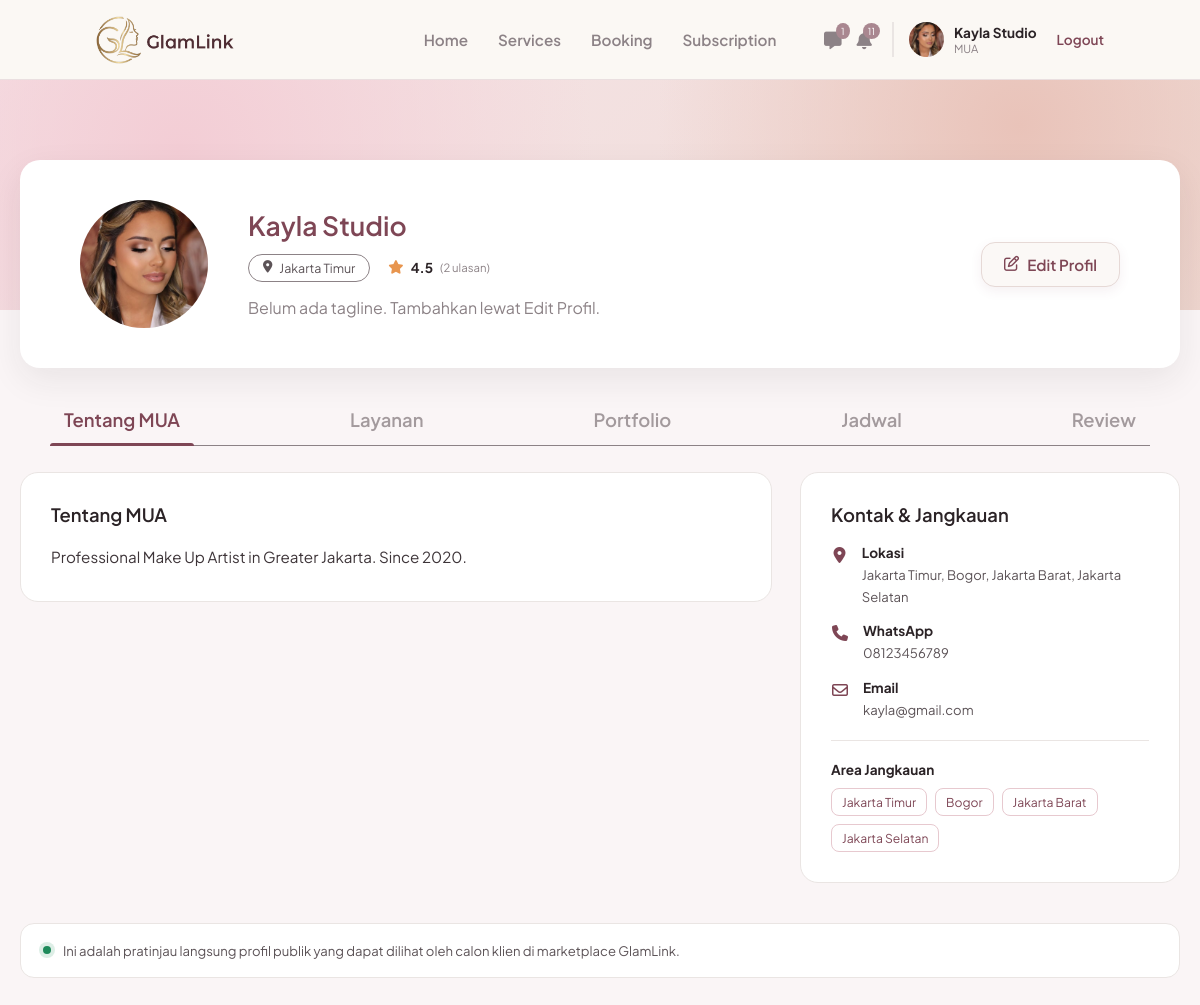
/mua/profil.php (signed in), run on an earlier commit of the app's database.
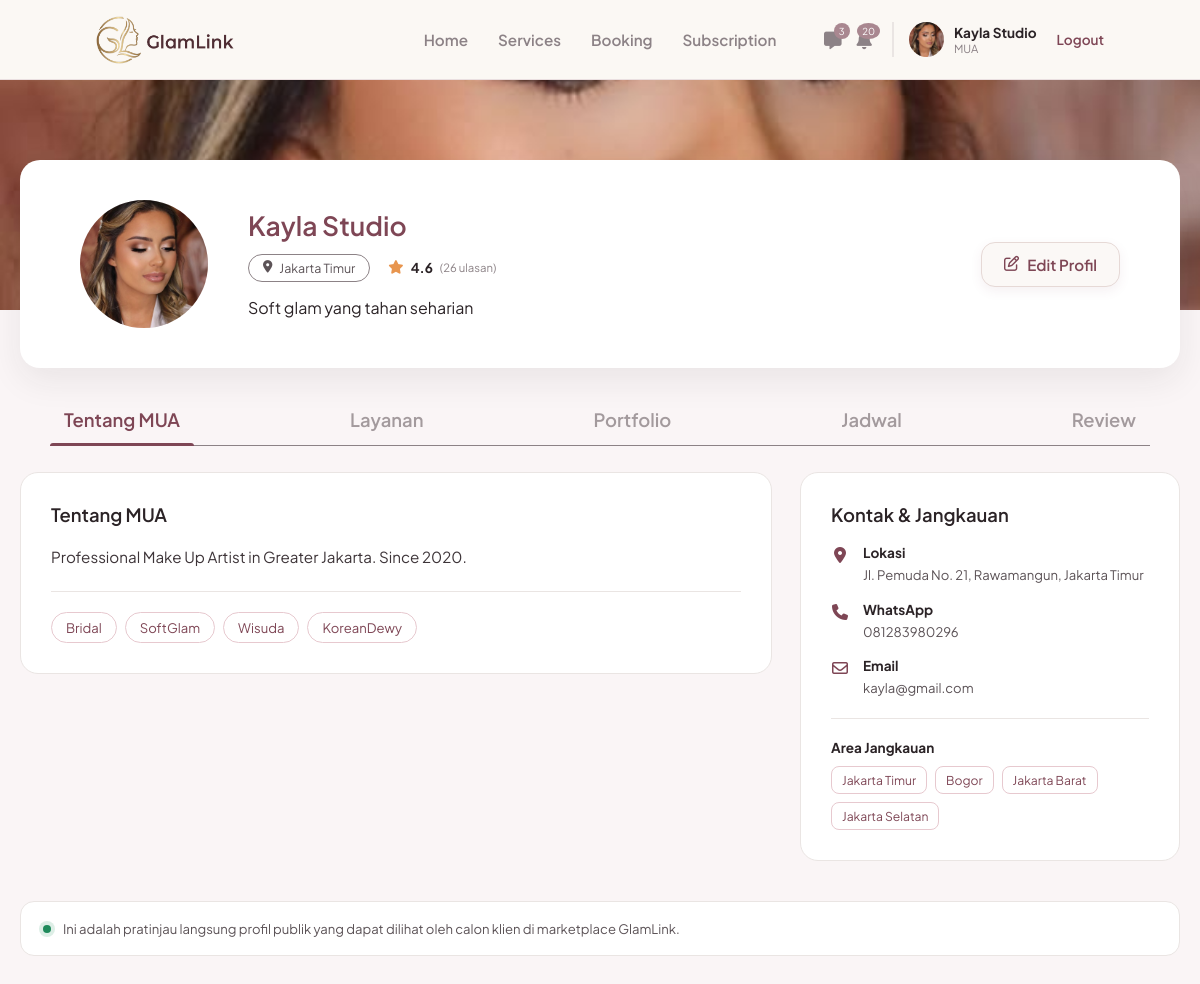
And on a later commit of the database.
### tables this page shows
CREATE TABLE `mua_profil` (
  `id_mua` int(11) NOT NULL,
  `tagline` varchar(150) DEFAULT NULL COMMENT 'Kalimat singkat di bawah nama brand',
  `alamat` varchar(255) DEFAULT NULL COMMENT 'Alamat studio/domisili lengkap',
  `spesialisasi` varchar(255) DEFAULT NULL COMMENT 'Dipisah koma, contoh: Pernikahan,Glam,Natural',
  `foto_sampul` varchar(255) DEFAULT NULL COMMENT 'Nama file foto cover di assets/img',
  `updated_at` timestamp NOT NULL DEFAULT current_timestamp() ON UPDATE current_timestamp()
);

CREATE TABLE `users` (
  `id_user` int(11) NOT NULL,
  `nama` varchar(100) NOT NULL,
  `email` varchar(100) NOT NULL,
  `nomor_telepon` varchar(20) DEFAULT NULL,
  `nama_brand` varchar(150) DEFAULT NULL,
  `bio` text DEFAULT NULL,
  `lokasi` varchar(150) DEFAULT NULL,
  `foto_profil` varchar(255) DEFAULT NULL,
  `password` varchar(255) NOT NULL,
  `role` enum('mua','pelanggan','admin') NOT NULL,
  `dibuat_pada` timestamp NOT NULL DEFAULT current_timestamp(),
  `status_verifikasi` enum('pending','approved','rejected') NOT NULL DEFAULT 'approved',
  `alasan_tolak` varchar(255) DEFAULT NULL
);

### includes/chat.php (called while the page is built, shortened)
<?php
function chat_belum_dibaca(mysqli $k, int $saya): int {
    try {
        $st = $k->prepare("SELECT COUNT(*) AS n FROM chats WHERE id_penerima = ? AND dibaca_pada IS NULL");
        $st->bind_param('i', $saya);
        $st->execute();
        return (int)$st->get_result()->fetch_assoc()['n'];
    } catch (Throwable $e) {
        return 0;
    }
}

### includes/mua_notifikasi.php (called while the page is built, shortened)
<?php
function mua_notif_tgl(string $tgl): string {
    $t = strtotime($tgl);
    return date('j', $t) . ' ' . MUA_NOTIF_BULAN[(int)date('n', $t)] . ' ' . date('Y', $t);
}
function mua_notif_rp($n): string {
    return 'Rp ' . number_format((float)$n, 0, ',', '.');
}
function mua_notif_sinkron(mysqli $koneksi, int $id_mua, bool $paksa = false): void {
    $kunci_sesi = 'mua_notif_sync_' . $id_mua;
    $st = $koneksi->prepare("SELECT COUNT(*) AS n FROM mua_notifikasi WHERE id_mua = ?");
    $st->bind_param('i', $id_mua);
    $st->execute();
    $pertama = (int)$st->get_result()->fetch_assoc()['n'] === 0 ? 1 : 0;
    $ins = $koneksi->prepare("INSERT IGNORE INTO mua_notifikasi (id_mua, kunci, tipe, judul, pesan, link, label_aksi, waktu, dibaca_pada)
                              VALUES (?, ?, ?, ?, ?, ?, ?, ?, IF(? = 1, NOW(), NULL))");
    $tambah = function (string $kunci, string $tipe, string $judul, string $pesan, ?string $link, ?string $aksi, string $waktu, int $sudah_baca = 0)
              use ($ins, $id_mua, $pertama) {
        $baca = ($pertama || $sudah_baca) ? 1 : 0;
    };
    $st = $koneksi->prepare("
        SELECT b.id_booking, b.no_invoice, b.tanggal_booking, b.waktu_booking, b.lokasi_acara, b.total_harga, b.status,
               b.metode_bayar, b.dibayar_pada, b.dibatalkan_oleh, b.is_client_done, b.is_mua_done, b.rating,
               b.created_at, COALESCE(b.dibatalkan_pada, b.created_at) AS waktu_batal, NOW() AS sekarang,
               u.nama AS klien, s.nama_layanan
        FROM bookings b
        LEFT JOIN users u ON u.id_user = b.id_pelanggan
        LEFT JOIN services s ON s.id_service = b.id_layanan
        WHERE b.id_mua = ? AND (b.created_at >= NOW() - INTERVAL 60 DAY OR b.tanggal_booking >= CURDATE() - INTERVAL 60 DAY)");
    $st->bind_param('i', $id_mua);
    $st->execute();
    foreach ($st->get_result()->fetch_all(MYSQLI_ASSOC) as $b) {
        $id = (int)$b['id_booking'];
        $klien = $b['klien'] ?: 'Klien';
        $layanan = $b['nama_layanan'] ?: 'layanan';
        $jadwal = mua_notif_tgl($b['tanggal_booking']) . ' pukul ' . substr($b['waktu_booking'], 0, 5) . ' WIB';
        $lokasi = trim((string)$b['lokasi_acara']) !== '' ? ' di ' . $b['lokasi_acara'] : '';
        if (!empty($b['dibayar_pada'])) {
            $metode = $b['metode_bayar'] ? ' melalui ' . $b['metode_bayar'] : '';
        }
    }
    $st = $koneksi->prepare("
        SELECT b.id_booking, b.tanggal_booking, b.waktu_booking, b.lokasi_acara, u.nama AS klien, s.nama_layanan,
               (b.tanggal_booking = CURDATE()) AS hari_ini, NOW() AS sekarang
        FROM bookings b
        LEFT JOIN users u ON u.id_user = b.id_pelanggan
        LEFT JOIN services s ON s.id_service = b.id_layanan
        WHERE b.id_mua = ? AND b.status = 'dikonfirmasi' AND b.tanggal_booking BETWEEN CURDATE() AND CURDATE() + INTERVAL 1 DAY");
    $st->bind_param('i', $id_mua);
    $st->execute();
    foreach ($st->get_result()->fetch_all(MYSQLI_ASSOC) as $j) {
        $hari = (int)$j['hari_ini'] === 1;
        $lok = trim((string)$j['lokasi_acara']);
        $link = $lok !== '' ? 'https://www.google.com/maps/search/?api=1&query=' . rawurlencode($lok) : 'booking.php?tab=scheduled';
    }
    $st = $koneksi->prepare("
        SELECT ms.id_transaksi, ms.tanggal_berakhir, sp.nama_paket,
               DATEDIFF(ms.tanggal_berakhir, CURDATE()) AS sisa, NOW() AS sekarang
        FROM mua_subscriptions ms
        JOIN subscription_packages sp ON sp.id_paket = ms.id_paket
        WHERE ms.id_mua = ? AND ms.status IN ('aktif','kedaluwarsa')
        ORDER BY ms.tanggal_berakhir DESC LIMIT 1");
    $st->bind_param('i', $id_mua);
    $st->execute();
    if ($l = $st->get_result()->fetch_assoc()) {
        $sisa = (int)$l['sisa'];
    }
    $st = $koneksi->prepare("
        UPDATE mua_notifikasi n
        JOIN bookings b ON n.kunci = CONCAT('pesanan:', b.id_booking)
        SET n.dibaca_pada = COALESCE(n.dibaca_pada, NOW()),
            n.label_aksi  = CASE b.status WHEN 'dikonfirmasi' THEN 'Lihat Jadwal'
                                          WHEN 'selesai'      THEN 'Lihat Riwayat'
                                          ELSE 'Lihat Detail' END,
            n.link        = CASE b.status WHEN 'dikonfirmasi' THEN 'booking.php?tab=scheduled'
                                          WHEN 'selesai'      THEN 'booking.php?tab=done'
                                          ELSE 'booking.php?tab=cancelled' END
        WHERE n.id_mua = ? AND b.status <> 'menunggu' AND n.label_aksi = 'Tinjau & Konfirmasi'");
}
function mua_notif_jumlah_baru(mysqli $koneksi, int $id_mua): int {
    try {
        mua_notif_sinkron($koneksi, $id_mua);
        $st = $koneksi->prepare("SELECT COUNT(*) AS n FROM mua_notifikasi WHERE id_mua = ? AND dibaca_pada IS NULL AND dihapus_pada IS NULL");
        $st->bind_param('i', $id_mua);
        $st->execute();
        return (int)$st->get_result()->fetch_assoc()['n'];
    } catch (Throwable $e) {
        return 0;
    }
}

### includes/auth_mua.php (called while the page is built, shortened)
<?php
$id_mua = (int)$_SESSION['id_user'];

### includes/mua_profil.php (called while the page is built, shortened)
<?php
function mp_e($s): string {
    return htmlspecialchars((string)$s, ENT_QUOTES, 'UTF-8');
}
function mp_pecah_tag(?string $teks): array {
    $hasil = [];
    foreach (preg_split('/\s*,\s*/', (string)$teks) as $t) {
        $t = trim(ltrim(trim($t), '#'));
        if ($t !== '' && !in_array(mb_strtolower($t), array_map('mb_strtolower', $hasil), true)) {
            $hasil[] = $t;
        }
    }
    return $hasil;
}
function mp_ambil_profil(mysqli $koneksi, int $id_mua): array {
    $st = $koneksi->prepare("
        SELECT u.id_user, u.nama, u.email, u.nomor_telepon, u.nama_brand, u.bio, u.lokasi, u.foto_profil,
               p.tagline, p.alamat, p.spesialisasi, p.foto_sampul
        FROM users u
        LEFT JOIN mua_profil p ON p.id_mua = u.id_user
        WHERE u.id_user = ?");
    $st->bind_param('i', $id_mua);
    $st->execute();
    $profil = $st->get_result()->fetch_assoc() ?: [];
    $st = $koneksi->prepare("SELECT ROUND(AVG(rating), 1) AS rata, COUNT(*) AS jumlah FROM bookings WHERE id_mua = ? AND rating > 0");
    $st->bind_param('i', $id_mua);
    $st->execute();
    $rt = $st->get_result()->fetch_assoc();
    $profil['rating_rata']   = $rt['rata'] !== null ? (float)$rt['rata'] : 0;
    $profil['rating_jumlah'] = (int)$rt['jumlah'];
    $profil['area_list']   = mp_pecah_tag($profil['lokasi'] ?? '');
    $profil['spesial_list'] = mp_pecah_tag($profil['spesialisasi'] ?? '');
    return $profil;
}
function mp_url_foto(?string $nama, string $prefix = '../'): ?string {
    $nama = basename((string)$nama);
    if ($nama === '' || !is_file(dirname(__DIR__) . '/assets/img/' . $nama)) return null;
    return $prefix . 'assets/img/' . rawurlencode($nama);
}

### mua/profil.php (the view, shortened to what the changed rows need)
<?php
require_once '../includes/auth_mua.php';
require_once '../includes/mua_profil.php';
$tab_valid = ['tentang', 'layanan', 'portfolio', 'jadwal', 'review'];
$profil = mp_ambil_profil($koneksi, $id_mua);
$tab_aktif = in_array($_GET['tab'] ?? '', $tab_valid, true) ? $_GET['tab'] : 'tentang';
$nama_brand = $profil['nama_brand'] ?: ($profil['nama'] ?? 'MUA');
$foto_profil = mp_url_foto($profil['foto_profil'] ?? '');
$lokasi_utama = $profil['area_list'][0] ?? '';
?>
<!DOCTYPE html>
<html lang="id">
<head>
    <link rel="stylesheet" href="https://cdnjs.cloudflare.com/ajax/libs/font-awesome/6.4.0/css/all.min.css">
    <link rel="stylesheet" href="../assets/css/navbar.css">
    <link rel="stylesheet" href="../assets/css/mua_profil.css">
    <link rel="stylesheet" href="../assets/css/mua_ui.css">
</head>
<body class="pf-body">
    <?php include '../navbar.php'; ?>
    <main class="pf-main">
        <section class="pf-head-card">
            <div class="pf-avatar">
                <?php if ($foto_profil): ?>
                    <img src="<?php echo mp_e($foto_profil); ?>" alt="<?php echo mp_e($nama_brand); ?>">
                <?php else: ?>
                    <span><i class="fa-solid fa-user"></i></span>
                <?php endif; ?>
            </div>
            <div class="pf-head-info">
                <h1><?php echo mp_e($nama_brand); ?></h1>
                <div class="pf-head-meta">
                    <?php if ($lokasi_utama !== ''): ?>
                        <span class="pf-pill"><i class="fa-solid fa-location-dot"></i> <?php echo mp_e($lokasi_utama); ?></span>
                    <?php endif; ?>
                    <span class="pf-rating">
                        <i class="fa-solid fa-star"></i>
                        <b><?php echo $profil['rating_jumlah'] > 0 ? number_format($profil['rating_rata'], 1) : '-'; ?></b>
                        <small>(<?php echo $profil['rating_jumlah']; ?> ulasan)</small>
                    </span>
                </div>
                <p class="pf-tagline">
                    <?php echo !empty($profil['tagline']) ? mp_e($profil['tagline']) : '<span class="pf-muted">Belum ada tagline. Tambahkan lewat Edit Profil.</span>'; ?>
                </p>
            </div>
        </section>
        <section class="pf-panel <?php echo $tab_aktif === 'tentang' ? 'active' : ''; ?>" data-panel="tentang" role="tabpanel">
            <div class="pf-grid-about">
                <div class="pf-card">
                    <h3 class="pf-card-title">Tentang MUA</h3>
                    <div class="pf-bio">
                        <?php echo trim((string)$profil['bio']) !== '' ? nl2br(mp_e($profil['bio'])) : '<span class="pf-muted">Belum ada bio. Ceritakan pengalaman dan gaya riasmu lewat Edit Profil.</span>'; ?>
                    </div>
                    <?php if ($profil['spesial_list']): ?>
                        <div class="pf-divider"></div>
                        <div class="pf-chips">
                            <?php foreach ($profil['spesial_list'] as $s): ?><span class="pf-chip"><?php echo mp_e($s); ?></span><?php endforeach; ?>
                        </div>
                    <?php endif; ?>
                </div>
                <div class="pf-card">
                    <ul class="pf-contact">
                        <li><i class="fa-solid fa-location-dot"></i><div><b>Lokasi</b><span><?php echo mp_e($profil['alamat'] ?: ($profil['lokasi'] ?: '-')); ?></span></div></li>
                        <li><i class="fa-solid fa-phone"></i><div><b>WhatsApp</b><span><?php echo mp_e($profil['nomor_telepon'] ?: '-'); ?></span></div></li>
                        <li><i class="fa-regular fa-envelope"></i><div><b>Email</b><span><?php echo mp_e($profil['email']); ?></span></div></li>
                    </ul>
                </div>
            </div>
        </section>
    </main>
</body>
</html>

### navbar.php (shortened to what the changed rows need)
<?php
$path_prefix = in_array(basename(dirname($_SERVER['PHP_SELF'])), ['mua', 'klien']) ? '../' : '';
$nav_logged_in = isset($_SESSION['status_login']) && $_SESSION['status_login'] == true;
$nav_role = isset($_SESSION['role']) ? $_SESSION['role'] : '';
?>
<header class="navbar">
    <?php if (!$nav_logged_in): ?>
        <div class="nav-links">
            <a href="<?php echo $path_prefix; ?>login.php" class="btn-text">Masuk</a>
            <a href="<?php echo $path_prefix; ?>login.php" class="btn-outline nav-mua">Masuk Sebagai MUA</a>
            <a href="<?php echo $path_prefix; ?>register.php" class="btn-filled">Daftar</a>
        </div>
    <?php elseif ($nav_role == 'mua'): ?>
        <div class="nav-profile-mua">
            <div class="nav-icons">
                <?php
                require_once __DIR__ . '/includes/chat.php';
                $nav_chat_baru = (($koneksi ?? null) instanceof mysqli) ? chat_belum_dibaca($koneksi, (int)$_SESSION['id_user']) : 0;
                ?>
                <a href="<?php echo $path_prefix; ?>mua/chat.php" class="icon-btn" title="Chat">
                    <i class="fa-solid fa-message"></i>
                    <span class="badge" id="navChatBadge" <?php echo $nav_chat_baru ? '' : 'hidden'; ?>><?php echo $nav_chat_baru > 99 ? '99+' : $nav_chat_baru; ?></span>
                </a>
                <?php
                require_once __DIR__ . '/includes/mua_notifikasi.php';
                $nav_notif_baru = isset($koneksi) ? mua_notif_jumlah_baru($koneksi, (int)$_SESSION['id_user']) : 0;
                ?>
                <a href="<?php echo $path_prefix; ?>mua/notifikasi.php" class="icon-btn" title="Notifikasi">
                    <i class="fa-solid fa-bell"></i>
                    <span class="badge" id="navNotifBadge" <?php echo $nav_notif_baru ? '' : 'hidden'; ?>><?php echo $nav_notif_baru > 99 ? '99+' : $nav_notif_baru; ?></span>
                </a>
            </div>
        </div>
    <?php endif; ?>
</header>

What changed in the data, as far as the page shows it:
changed mua_profil "Kayla Studio": tagline (not shown) → "Soft glam yang tahan seharian"; alamat "Jakarta Timur, Bogor, Jakarta Barat, Jakarta Selatan" → "Jl. Pemuda No. 21, Rawamangun, Jakarta Timur"; id_mua.nomor_telepon "08123456789" → "081283980296"; id_mua.id_user "2" → (not shown)
Also different on the page:
$nav_chat_baru: "1" → "3"
$nav_notif_baru: "11" → "20"
$profil['rating_rata']: "4.5" → "4.6"
$profil['rating_jumlah']: (not shown) → "26"
new list line: "Bridal"
new list line: "SoftGlam"
new list line: "Wisuda"
new list line: "KoreanDewy"
text no longer shown: "Belum ada tagline. Tambahkan lewat Edit Profil."
